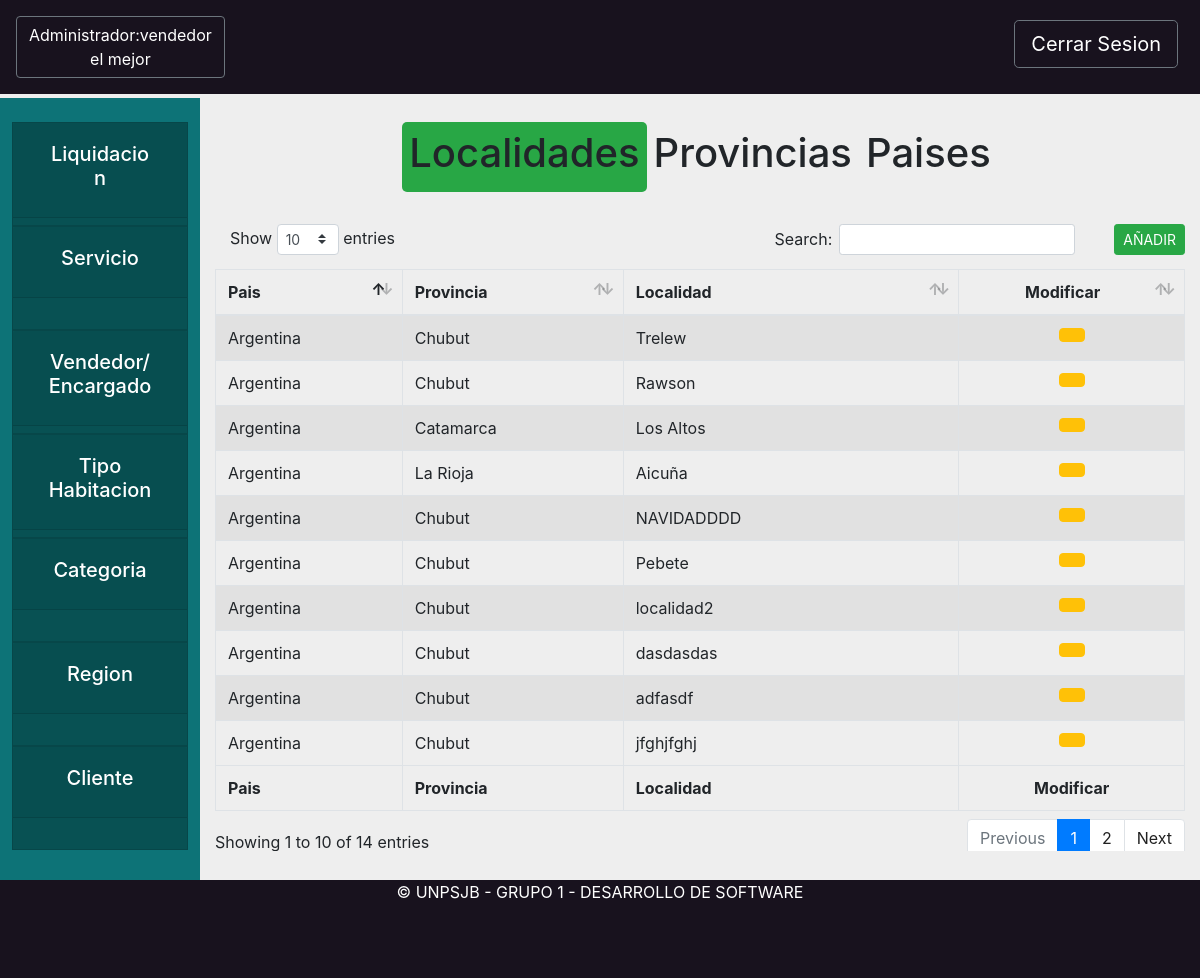
Screenshot of /core/region (signed in) with the database file from the repository.
### core/models.py (models this page shows, shortened)
class Persona(models.Model):
    DNI = 0
    PASAPORTE = 1
    LIBRETA = 2
    TIPOS_DOCUMENTO = (
        (DNI, "DNI"),
        (PASAPORTE, "PASAPORTE"),
        (LIBRETA, "LIBRETA")
    )
    objects = PersonaManager.from_queryset(PersonaQuerySet)()
    tipo_documento = models.PositiveSmallIntegerField(choices=TIPOS_DOCUMENTO)
    documento = models.CharField(max_length=13)
    nombre = models.CharField(max_length=200)
    apellido = models.CharField(max_length=200)
    usuario = models.OneToOneField(User, null=True, blank=True, on_delete=models.SET_NULL)

class Localidad(models.Model):
    objects = LocalidadManager.from_queryset(LocalidadQuerySet)()
    nombre = models.CharField(max_length=200)
    provincia = models.ForeignKey(Provincia, on_delete=models.CASCADE)
    def __str__(self):
        return self.nombre

class Provincia(models.Model):
    nombre = models.CharField(max_length=200)
    pais = models.ForeignKey(Pais, on_delete=models.CASCADE)
    def __str__(self):
        return self.nombre

class Pais(models.Model):
    nombre = models.CharField(max_length=200, unique=True)
    class Meta:
      verbose_name_plural = "Paises"
    def __str__(self):
        return self.nombre

### core/views.py (the view)
# urls.py: path('region',views.regionAdmin, name="opcionRegion"),
def regionAdmin(request):
    personaInstancia = request.user.persona
    paises = Pais.objects.all()
    provincias = Provincia.objects.all()
    localidades = Localidad.objects.all()
    return render(request, "core/regionAdmin.html", {"paises": paises, "localidades": localidades, "provincias": provincias,"administrador":personaInstancia})

### core/templates/core/regionAdmin.html (shortened to what this page needs)
{% extends 'base/base_administrador.html'%}
{% load static %}
{% block header %}
<button onclick="location.href='/core/homeAdministrador'" style="text-decoration:none"
    class="rounded-1 btn  btn-outline-secondary text-white ">Administrador:{% if administrador %}{{administrador.nombre}} {{administrador.apellido}}{% endif %}</button>
{% endblock header %}
{% block content %}
<div class="switch-toggle switch-3 switch-candy sm row justify-content-center my-4">
    <label for="ciudad" onclick='seleccionarEstado("ciudad")'>
        <h1>Localidades</h1>
    </label>
    <label for="provincia" onclick='seleccionarEstado("provincia")'>
        <h1>Provincias</h1>
    </label>
    <label for="pais" onclick='seleccionarEstado("pais")'>
        <h1>Paises</h1>
    </label>
</div>
<div class="formularioRegion" id="vistaLocalidades">
    <table id="example1" class="table table-striped table-bordered" style="width:100%">
        <thead>
            <tr>
                <button type="button" class="btn btn-success ml-4 float-right btn-sm" data-toggle="modal"
                    data-target="#crearLocalidad"
                    onclick="abrir_modal('{% url 'core:modalCrearLocalidad' %}','#crearLocalidad');">
                    AÑADIR</button>
                <th>Pais</th>
                <th>Provincia</th>
                <th>Localidad</th>
                <th>
                    <Center>Modificar</Center>
                </th>
            </tr>
        </thead>
        <tbody>
            {% for ciudad in localidades %}
            <tr>
                <td>{{ciudad.provincia.pais.nombre}}</td>
                <td>{{ciudad.provincia.nombre}}</td>
                <td>{{ciudad.nombre}}</td>
                <td>
                    <center>
                        <button type="button" class="btn btn-warning" data-toggle="modal"
                            data-target="#modificarLocalidad"
                            onclick="abrir_modal('{% url 'core:modalModificarLocalidad' ciudad %}','#modificarLocalidad');">
                        </button>
                    </center>
                </td>
            </tr>
            {% endfor %}
        </tbody>
        <tfoot>
            <tr>
                <th>Pais</th>
                <th>Provincia</th>
                <th>Localidad</th>
                <th>
                    <Center>Modificar</Center>
                </th>
            </tr>
        </tfoot>
    </table>
</div>
{% endblock content %}

### static/css/styleBase.css (style rules this page uses)
.bodyComplete { background-color: #eeeeee; width: 100%; height: 100%; }

### core/templates/core/regionAdmin.html (style rules this page uses)
.switch-toggle { margin-top: 1vh; }
.switch-toggle input+label { padding: 7px; float: center; cursor: pointer; }
.switch-toggle input:checked+label { background: #28a745; border-radius: 5px; }

### rows the page displays
Persona: nombre "vendedor", apellido "el mejor"
Localidad: provincia.pais.nombre "Argentina", provincia.nombre "Chubut", nombre "Trelew"
Localidad: provincia.pais.nombre "Argentina", provincia.nombre "Chubut", nombre "Rawson"
Localidad: provincia.pais.nombre "Argentina", provincia.nombre "Catamarca", nombre "Los Altos"
Localidad: provincia.pais.nombre "Argentina", provincia.nombre "La Rioja", nombre "Aicuña"
Localidad: provincia.pais.nombre "Argentina", provincia.nombre "Chubut", nombre "NAVIDADDDD"
Localidad: provincia.pais.nombre "Argentina", provincia.nombre "Chubut", nombre "Pebete"
Localidad: provincia.pais.nombre "Argentina", provincia.nombre "Chubut", nombre "localidad2"
Localidad: provincia.pais.nombre "Argentina", provincia.nombre "Chubut", nombre "dasdasdas"
Localidad: provincia.pais.nombre "Argentina", provincia.nombre "Chubut", nombre "adfasdf"
Localidad: provincia.pais.nombre "Argentina", provincia.nombre "Chubut", nombre "jfghjfghj"
